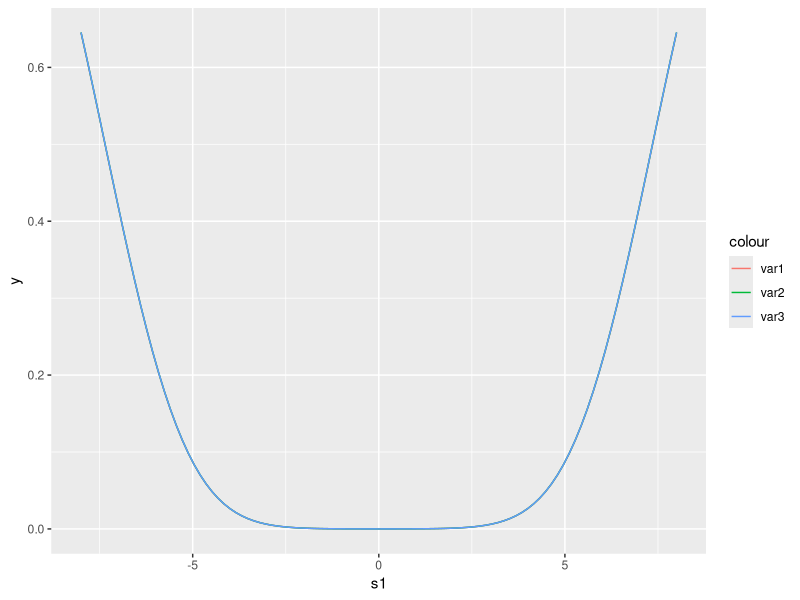

The R source for this figure:
#predicting whether s2 replicates given s1. Different Sample Size 

library(tidyverse)
library(MASS)
library(ggplot2)
library(dplyr)
library(plyr)
library(reshape2)

#simulating data 

M=1000000
N_1=2000
N_2=1000
z_score=5.2


var1<-2
var2<-100
var3<-1000



calculate_pcondtional<-function(s1,sampleS1, sampleS2, var){
  sigma<-sqrt(var)
  sd_S1<-sqrt(sampleS1*sigma^2+1)
  sd_S2<-sqrt(sampleS2*sigma^2+1)
  mean<-(sqrt(sampleS1)*sqrt(sampleS2)*sigma^2*s1)/(sd_S1^2)
  var_temp<-1+((sampleS2*sigma^2)/(sd_S1)^2)
  p <- s1
  for (i in 1:NROW(s1)){
    if (s1[i]>0){
      p[i]<-(1-pnorm(z_score, mean[i], sqrt(var_temp)))
    }
    else{
      p[i]<-pnorm(-z_score, mean[i], sqrt(var_temp))
    }
  }
  return(p)
}




probabilties_conditional<-ggplot(data.frame(s1 = c(-8, 8)), aes(s1))+stat_function(fun=calculate_pcondtional, args=list(var=var1, sampleS1=N_1, sampleS2=N_1*0.5), aes(colour="var1"))+
  stat_function(fun=calculate_pcondtional, args=list(var=var2, sampleS1=N_1, sampleS2=N_1*0.5), aes(colour="var2"))+
  stat_function(fun=calculate_pcondtional, args=list(var=var3, sampleS1=N_1, sampleS2=N_1*0.5), aes(colour="var3"))
  
probabilties_conditional

